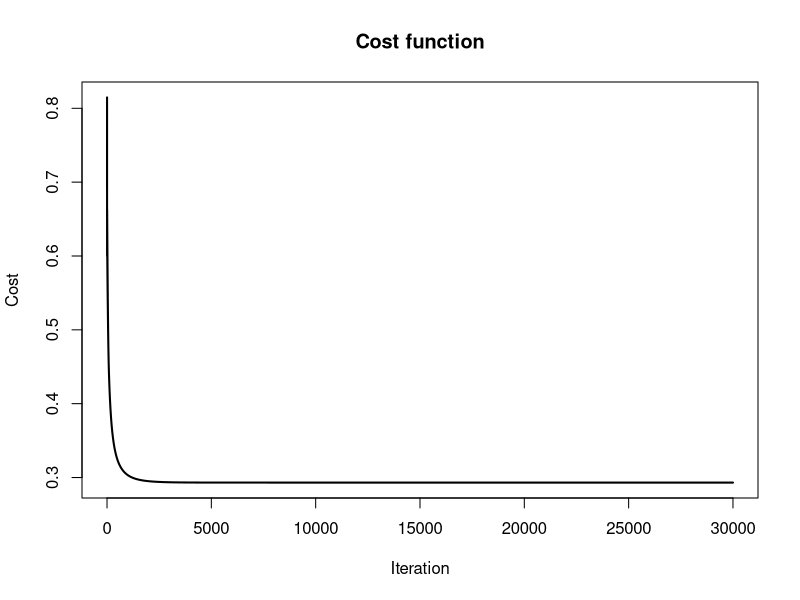
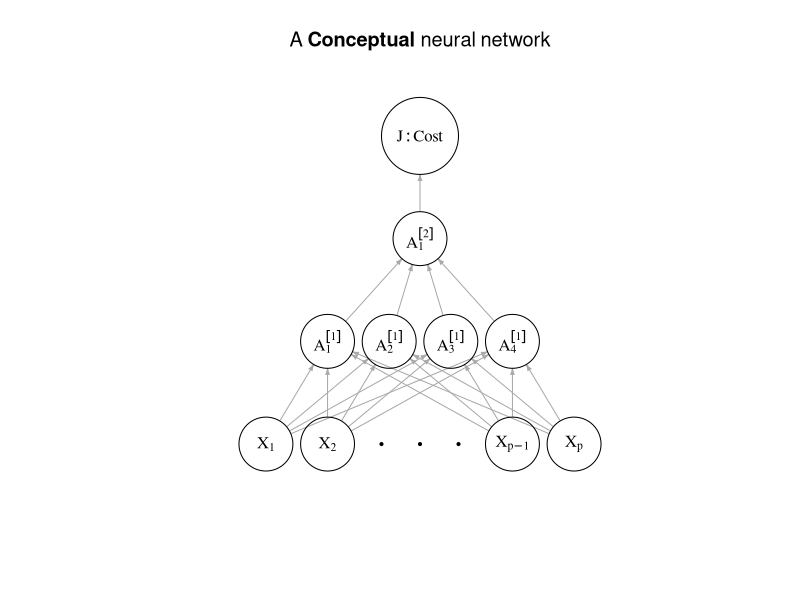
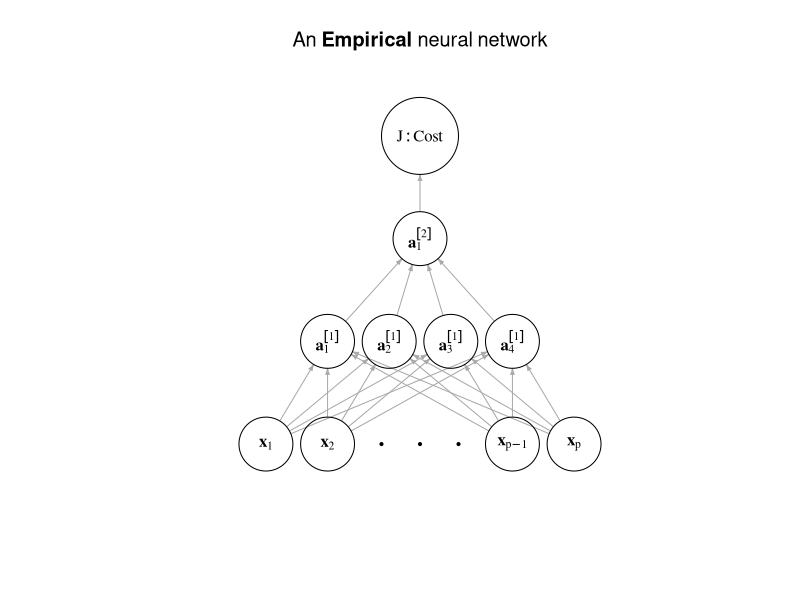
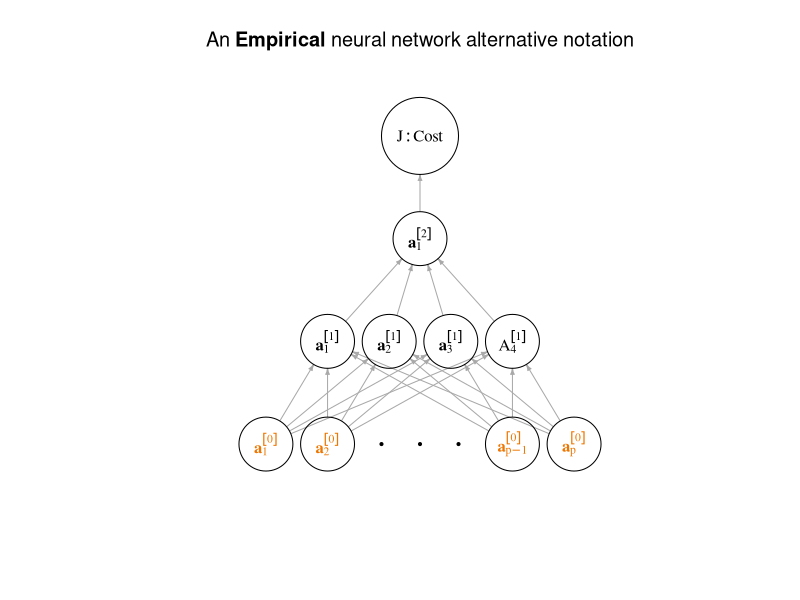

These figures' R source, in order:
## ---- chunk 1
sigmoid <- function(x) {
  1 / (1 + exp(-x))
}
## ---- chunk 2
forward_propagation <- function(X, w, activation = sigmoid) {
  activation(X %*% w)
}

compute_cost <- function(y, a, N = length(y)) {
  -(1 / N) * (sum(y * log(a)) + sum((1 - y) * log(1 - a)))
}
## ---- chunk 3
backward_propagation <- function(X, y, a, N = length(y)) {
  (1/N) * crossprod(X, a - y)
}
## ---- chunk 4
update_grads <- function(w, dw, learn_rate) {
  w - learn_rate * dw
}
## ---- chunk 5
logistic_model <- function(X, y, activation = sigmoid, learn_rate, iter) {
  
  N <- nrow(X)
  
  # initialize weights, cost
  w <- numeric(ncol(X))
  J <- numeric(iter)
  
  # optimize
  for (i in 1:iter) {
    
    # forwardprop, compute cost, backprop, gradient descent 
    a_train <- forward_propagation(X, w, activation = activation) 
    J[i] <- compute_cost(y, a_train, N = N) 
    dw <- backward_propagation(X, y, a_train, N = N) 
    w <- update_grads(w, dw, learn_rate = learn_rate)
    
  }
  
  # return a object of class `simple_lr` so we can write methods
  structure(
    list(J = J, w = w, dw = dw),
    class = "simple_lr"  
  )
}
## ---- chunk 6
# our logistic_model requires data in matrix form, let's do 100 iteration
simple_lr_result <- logistic_model(X = model.matrix(vs ~ 0 + disp + mpg + hp, mtcars), y = mtcars$vs, learn_rate = 0.00015, iter = 30000)
plot(simple_lr_result$J, type = "l", lwd = 2,
     ylab = "Cost", xlab = "Iteration", main = "Cost function")
simple_lr_result$w
## ---- chunk 7
# more elegant glm call with binomial family
glm_result <- glm(vs ~ 0 + disp + mpg + hp, mtcars, family = binomial(link = "logit"))
glm_result$coefficients
## ---- chunk 8
predict.simple_lr <- function(object, newdata, type = c("link", "response", "label")) {
  
  type = match.arg(type)
  
  if (type == "link") return(drop(newdata %*% object$w))
  
  # one more step of forward propagation
  response <- drop(forward_propagation(newdata, w = object$w))
  
  if (type == "label") ifelse(response > 0.5, 1, 0) else response
}
## ---- chunk 9
predict(glm_result, newdata = mtcars, type = "response") 
## ---- chunk 10
predict(simple_lr_result, newdata = model.matrix(vs ~ 0 + disp + mpg + hp, mtcars), type = "response")
## ---- chunk 11
library(igraph)
## ---- chunk 12
nodes <- data.frame(
  id = c("x1", "x2", "x99", "x100", "a11", "a12", "a13", "a14", "a21", "J")
)

links <- data.frame(
  from = c(rep(c("x1", "x2", "x99", "x100"), c(4, 4, 4, 4)), c("a11", "a12", "a13", "a14"), "a21"),
  to = c(rep(c("a11", "a12", "a13", "a14"), 4), rep("a21", 4), "J")
)

net <- graph_from_data_frame(d = links, vertices = nodes, directed = T)
plot(net, 
     layout = matrix(c(0, 0, 1, 0, 4, 0, 5, 0, 
                       1, 1, 2, 1, 3, 1, 4, 1,
                       2.5, 2, 2.5, 3), ncol = 2, byrow = TRUE), 
     edge.arrow.size = 0.3,
     vertex.size = c(rep(35, 9), 50),
     vertex.color = "#FFFFFF00",
     vertex.label.color = "black",
     vertex.label = expression(X[1], X[2], X[p - 1], X[p], 
                               A[1]^group("[", 1, "]"), A[2]^group("[", 1, "]"), A[3]^group("[", 1, "]"), A[4]^group("[", 1, "]"), 
                               A[1]^group("[", 2, "]"), J:Cost),
     main = quote(A ~ bold(Conceptual) ~ neural ~ network))

symbols(y = rep(-1, 3) , x = c(0.25, 0, -0.25), circles = rep(0.01, 3), inches = FALSE, bg = "black", add = TRUE)
## ---- chunk 13
nodes <- data.frame(
  id = c("x1", "x2", "x99", "x100", "a11", "a12", "a13", "a14", "a21", "J")
)

links <- data.frame(
  from = c(rep(c("x1", "x2", "x99", "x100"), c(4, 4, 4, 4)), c("a11", "a12", "a13", "a14"), "a21"),
  to = c(rep(c("a11", "a12", "a13", "a14"), 4), rep("a21", 4), "J")
)

net <- graph_from_data_frame(d = links, vertices = nodes, directed = T)
plot(net, 
     layout = matrix(c(0, 0, 1, 0, 4, 0, 5, 0, 
                       1, 1, 2, 1, 3, 1, 4, 1,
                       2.5, 2, 2.5, 3), ncol = 2, byrow = TRUE), 
     edge.arrow.size = 0.3,
     vertex.size = c(rep(35, 9), 50),
     vertex.color = "#FFFFFF00",
     vertex.label.color = "black",
     vertex.label = expression(bold(x)[1], bold(x)[2], bold(x)[p - 1], bold(x)[p], 
                               bold(a)[1]^group("[", 1, "]"), bold(a)[2]^group("[", 1, "]"), bold(a)[3]^group("[", 1, "]"), bold(a)[4]^group("[", 1, "]"), 
                               bold(a)[1]^group("[", 2, "]"), J:Cost),
     main = quote(An ~ bold(Empirical) ~ neural ~ network))

symbols(y = rep(-1, 3) , x = c(0.25, 0, -0.25), circles = rep(0.01, 3), inches = FALSE, bg = "black", add = TRUE)
## ---- chunk 14
nodes <- data.frame(
  id = c("x1", "x2", "x99", "x100", "a11", "a12", "a13", "a14", "a21", "J")
)

links <- data.frame(
  from = c(rep(c("x1", "x2", "x99", "x100"), c(4, 4, 4, 4)), c("a11", "a12", "a13", "a14"), "a21"),
  to = c(rep(c("a11", "a12", "a13", "a14"), 4), rep("a21", 4), "J")
)

net <- graph_from_data_frame(d = links, vertices = nodes, directed = T)
plot(net, 
     layout = matrix(c(0, 0, 1, 0, 4, 0, 5, 0, 
                       1, 1, 2, 1, 3, 1, 4, 1,
                       2.5, 2, 2.5, 3), ncol = 2, byrow = TRUE), 
     edge.arrow.size = 0.3,
     vertex.size = c(rep(35, 9), 50),
     vertex.color = "#FFFFFF00",
     vertex.label = expression(bold(a)[1]^group("[", 0, "]"), bold(a)[2]^group("[", 0, "]"), bold(a)[p - 1]^group("[", 0, "]"), bold(a)[p]^group("[", 0, "]"), 
                               bold(a)[1]^group("[", 1, "]"), bold(a)[2]^group("[", 1, "]"), bold(a)[3]^group("[", 1, "]"), A[4]^group("[", 1, "]"), 
                               bold(a)[1]^group("[", 2, "]"), J:Cost),
     vertex.label.color = c(rep("darkorange2", 4), rep("black", 6)),
     main = quote(An ~ bold(Empirical) ~ neural ~ network ~ alternative ~ notation))

symbols(y = rep(-1, 3) , x = c(0.25, 0, -0.25), circles = rep(0.01, 3), inches = FALSE, bg = "black", add = TRUE)
